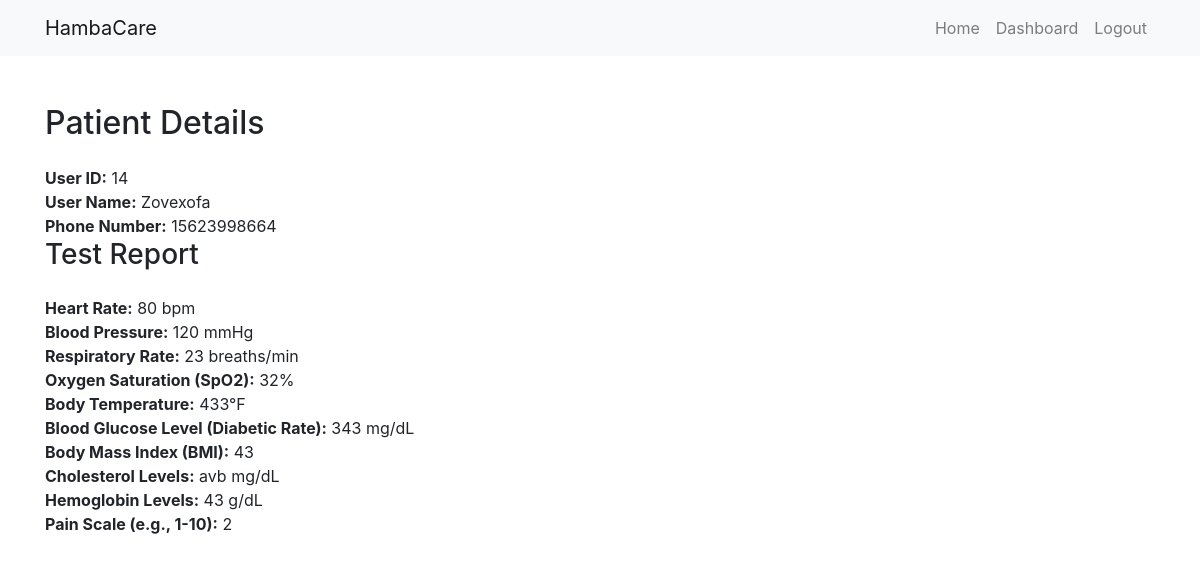
/patientdetails.php?user_id=14 (signed in), run on the app's committed database.
### tables this page shows
CREATE TABLE `user` (
  `user_id` int(11) NOT NULL,
  `user_name` varchar(30) NOT NULL,
  `user_phone` varchar(20) NOT NULL,
  `user_password` varchar(200) NOT NULL,
  `user_role` varchar(20) NOT NULL
);

CREATE TABLE `report` (
  `patient_id` int(11) NOT NULL,
  `heart_rate` varchar(3) NOT NULL,
  `blood_pressure` varchar(3) NOT NULL,
  `respiratory_rate` varchar(10) NOT NULL,
  `oxygen_saturation` varchar(10) NOT NULL,
  `body_temperature` varchar(10) NOT NULL,
  `glucose_level` varchar(10) NOT NULL,
  `bmi` varchar(10) NOT NULL,
  `cholesterol_level` varchar(10) NOT NULL,
  `hemoglobin_level` varchar(10) NOT NULL,
  `pain_scale` varchar(10) NOT NULL
);

### db/config.php (called while the page is built)
<?php
return [
    'hostname' => 'localhost',
    'username' => 'root',
    'password' => '',
    'dbname'   => 'patient_management_system'
];

### db/db.php (called while the page is built, shortened)
<?php
class Database
{
    private $hostname;
    private $username;
    private $password;
    private $dbname;
    public function __construct()
    {
        $config = include("./db/config.php");
        $this->username = $config["username"];
        $this->hostname = $config["hostname"];
        $this->password = $config["password"];
        $this->dbname = $config["dbname"];
    }
    public function createConnection()
    {
        try {
            $this->conn = new mysqli($this->hostname, $this->username, $this->password, $this->dbname);
            return $this->conn;
        } catch (\Throwable $th) {
            echo ($th);
        }
    }
}

### classes/class.user.php (called while the page is built, shortened)
<?php
include_once("./db/db.php");
class User
{
    private $conn;
    public function __construct()
    {
        $db = new Database();
        $this->conn = $db->createConnection();
    }
    public function fetchUserById($user_id)
    {
        $sql = "SELECT * FROM user WHERE user_id=?";
        try {
            $stmt = $this->conn->prepare($sql);
            $stmt->bind_param("i", $user_id);
            $stmt->execute();
            $result = $stmt->get_result();
            if ($result->num_rows > 0) {
                return $result->fetch_all(MYSQLI_ASSOC);
            }
        } catch (\Throwable $th) {
            echo ($th);
        }
    }
}

### classes/class.patient.php (called while the page is built, shortened)
<?php
include_once("./db/db.php");
include_once("./classes/class.user.php");
class Patient
{
    private $conn;
    public function __construct()
    {
        $db = new Database();
        $this->conn = $db->createConnection();
    }
    public function fetchReportbyId($patientId)
    {
        $sql = "SELECT * FROM report WHERE patient_id=?";
        try {
            $stmt = $this->conn->prepare($sql);
            $stmt->bind_param("i", $patientId);
            $stmt->execute();
            $result = $stmt->get_result();
            if ($result->num_rows > 0) {
                return $result->fetch_all(MYSQLI_ASSOC);
            } else {
                echo ("no test report.");
            }
        } catch (\Throwable $th) {
            echo ($th);
        }
    }
}

### patientdetails.php (the view)
<?php include("./includes/header.php");
include("./classes/class.user.php");
include("./classes/class.patient.php");
$userObj = new User();
$user = $userObj->fetchUserById($_GET['user_id']);
$patientObj = new Patient();
$report = $patientObj->fetchReportbyId($user[0]['user_id']);
?>
<div class="container mt-5">
    <div class="patient-details">
        <h2 class="mb-4">Patient Details</h2>
        <div class="detail-item">
            <strong>User ID:</strong>
            <span><?php echo ($user[0]['user_id']) ?></span>
        </div>
        <div class="detail-item">
            <strong>User Name:</strong>
            <span><?php echo ($user[0]['user_name']) ?></span>
        </div>
        <div class="detail-item">
            <strong>Phone Number:</strong>
            <span><?php echo ($user[0]['user_phone']) ?></span>
        </div>
    </div>
    <div class="test-report">
        <h3 class="mb-4">Test Report</h3>
        <div class="detail-item">
            <strong>Heart Rate:</strong>
            <span><?php echo ($report[0]['heart_rate']) ?> bpm</span>
        </div>
        <div class="detail-item">
            <strong>Blood Pressure:</strong>
            <span><?php echo ($report[0]['blood_pressure']) ?> mmHg</span>
        </div>
        <div class="detail-item">
            <strong>Respiratory Rate:</strong>
            <span><?php echo ($report[0]['respiratory_rate']) ?> breaths/min</span>
        </div>
        <div class="detail-item">
            <strong>Oxygen Saturation (SpO2):</strong>
            <span><?php echo ($report[0]['oxygen_saturation']) ?>%</span>
        </div>
        <div class="detail-item">
            <strong>Body Temperature:</strong>
            <span><?php echo ($report[0]['body_temperature']) ?>°F</span>
        </div>
        <div class="detail-item">
            <strong>Blood Glucose Level (Diabetic Rate):</strong>
            <span><?php echo ($report[0]['glucose_level']) ?> mg/dL</span>
        </div>
        <div class="detail-item">
            <strong>Body Mass Index (BMI):</strong>
            <span><?php echo ($report[0]['bmi']) ?></span>
        </div>
        <div class="detail-item">
            <strong>Cholesterol Levels:</strong>
            <span><?php echo ($report[0]['cholesterol_level']) ?> mg/dL</span>
        </div>
        <div class="detail-item">
            <strong>Hemoglobin Levels:</strong>
            <span><?php echo ($report[0]['hemoglobin_level']) ?> g/dL</span>
        </div>
        <div class="detail-item">
            <strong>Pain Scale (e.g., 1-10):</strong>
            <span><?php echo ($report[0]['pain_scale']) ?></span>
        </div>
    </div>
</div>
<?php include("./includes/footer.php") ?>

### data on the page
user: user_id "14", user_name "Zovexofa", user_phone "15623998664"
report: heart_rate "80", blood_pressure "120", respiratory_rate "23", oxygen_saturation "32", body_temperature "433", glucose_level "343", bmi "43", cholesterol_level "avb", hemoglobin_level "43", pain_scale "2"

### other printed values
$links['text'] "Home"
$links['text'] "Dashboard"
$links['text'] "Logout"
